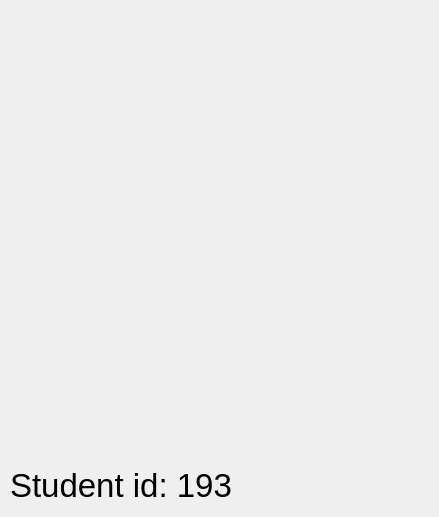
<?xml version="1.0" encoding="UTF-8"?>
<ui version="4.0">
 <class>SecondWindow</class>
 <widget class="QDialog" name="SecondWindow">
  <property name="geometry">
   <rect>
    <x>0</x>
    <y>0</y>
    <width>439</width>
    <height>517</height>
   </rect>
  </property>
  <property name="windowTitle">
   <string>Dialog</string>
  </property>
  <widget class="QLabel" name="label">
   <property name="geometry">
    <rect>
     <x>10</x>
     <y>460</y>
     <width>341</width>
     <height>51</height>
    </rect>
   </property>
   <property name="font">
    <font>
     <pointsize>25</pointsize>
    </font>
   </property>
   <property name="text">
    <string>Student id: 193</string>
   </property>
  </widget>
 </widget>
 <resources/>
 <connections/>
</ui>
